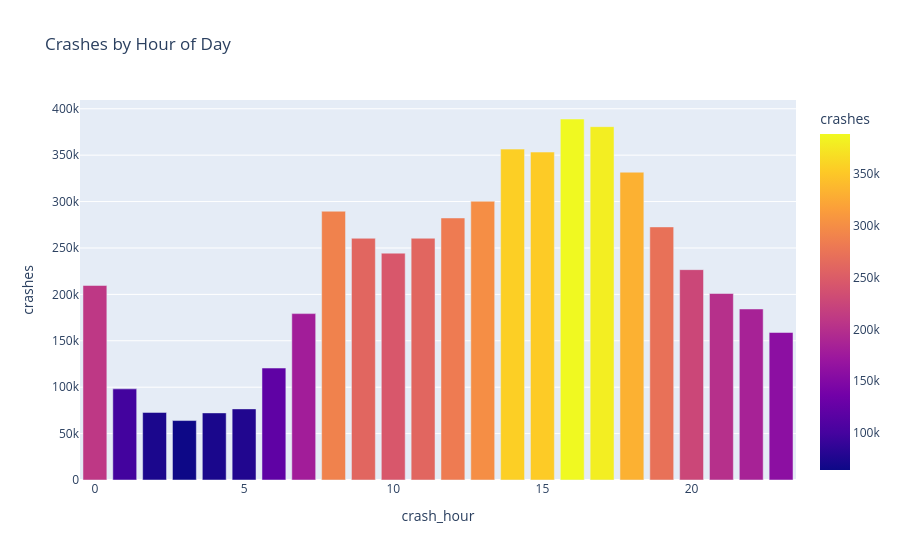

Notebook cell for this chart:
### Code cell
# 2.2 Hourly Trend
query_hour = """
    SELECT crash_hour, COUNT(*) as crashes 
    FROM crashes 
    WHERE crash_hour IS NOT NULL
    GROUP BY 1 
    ORDER BY 1
"""
df_hour = con.execute(query_hour).df()

fig_hour = px.bar(df_hour, x='crash_hour', y='crashes', 
                  title='Crashes by Hour of Day',
                  color='crashes')
fig_hour.show()

### Figure 1 — Plotly figure (JSON) as saved in the notebook; plotly's stock layout.template omitted (floating-point values rounded to 4 significant figures)
{"data": [{"hovertemplate": "crash_hour=%{x}<br>crashes=%{marker.color}<extra></extra>", "legendgroup": "", "marker": {"color": [209596, 98198, 72810, 64040, 72297, 76621, 120615, 179269, 289589, 260451, 244415, 260486, 282307, 300310, 356506, 353362, 388957, 380705, 331646, 272687, 226638, 200946, 184267, 158936], "coloraxis": "coloraxis", "pattern": {"shape": ""}}, "name": "", "orientation": "v", "showlegend": false, "textposition": "auto", "type": "bar", "x": [0, 1, 2, 3, 4, 5, 6, 7, 8, 9, 10, 11, 12, 13, 14, 15, 16, 17, 18, 19, 20, 21, 22, 23], "xaxis": "x", "y": [209596, 98198, 72810, 64040, 72297, 76621, 120615, 179269, 289589, 260451, 244415, 260486, 282307, 300310, 356506, 353362, 388957, 380705, 331646, 272687, 226638, 200946, 184267, 158936], "yaxis": "y"}], "layout": {"barmode": "relative", "coloraxis": {"colorbar": {"title": {"text": "crashes"}}, "colorscale": [[0, "#0d0887"], [0.1111, "#46039f"], [0.2222, "#7201a8"], [0.3333, "#9c179e"], [0.4444, "#bd3786"], [0.5556, "#d8576b"], [0.6667, "#ed7953"], [0.7778, "#fb9f3a"], [0.8889, "#fdca26"], [1, "#f0f921"]]}, "legend": {"tracegroupgap": 0}, "title": {"text": "Crashes by Hour of Day"}, "xaxis": {"anchor": "y", "domain": [0, 1], "title": {"text": "crash_hour"}}, "yaxis": {"anchor": "x", "domain": [0, 1], "title": {"text": "crashes"}}}}
